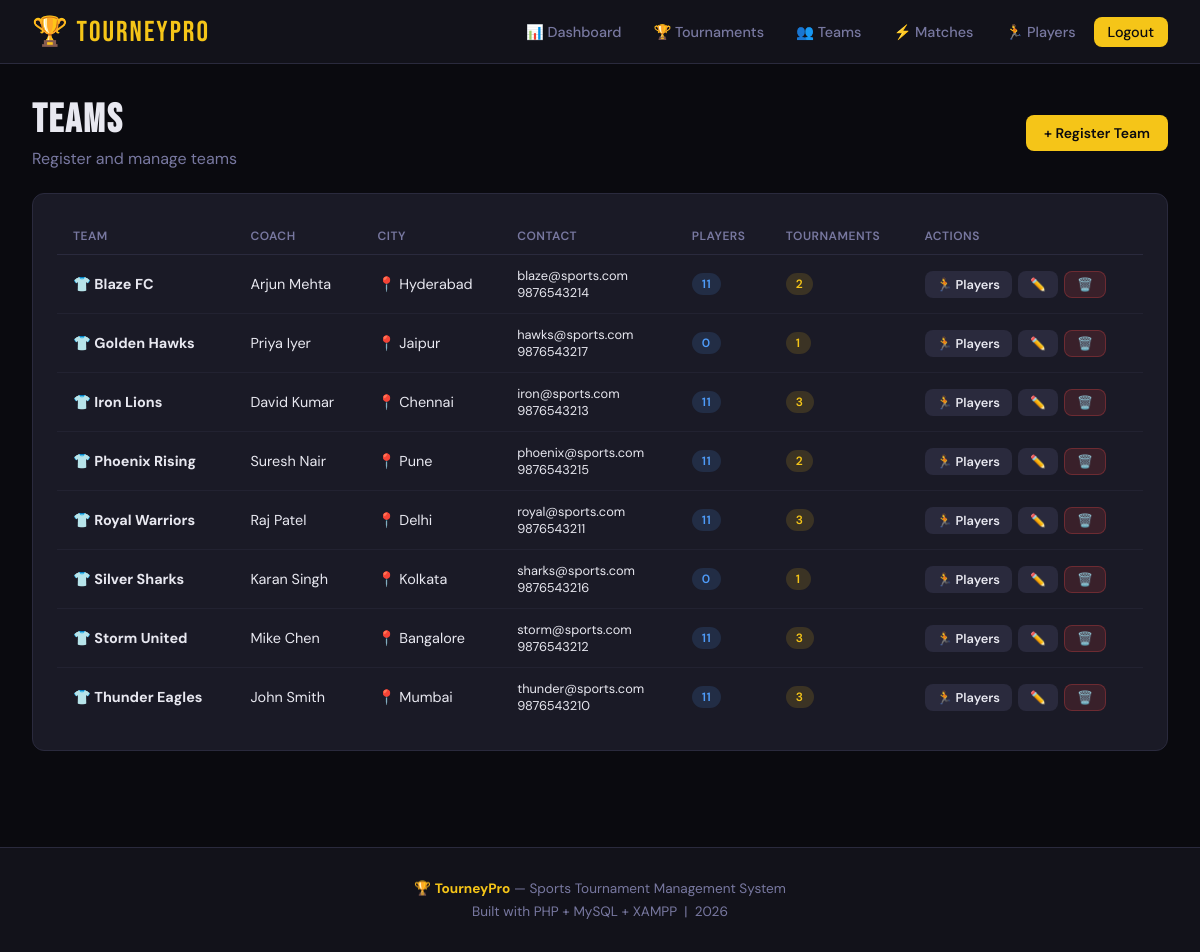
Page /admin/teams.php (signed in) on the committed database.
### tables this page shows
CREATE TABLE IF NOT EXISTS teams (
    id INT AUTO_INCREMENT PRIMARY KEY,
    name VARCHAR(150) NOT NULL,
    coach VARCHAR(100),
    contact_email VARCHAR(150),
    contact_phone VARCHAR(20),
    city VARCHAR(100),
    logo_url VARCHAR(255),
    created_at TIMESTAMP DEFAULT CURRENT_TIMESTAMP
);

### admin/teams.php (the view, shortened to what this page needs)
<?php
require_once '../includes/config.php';
$teams = $conn->query("SELECT t.*, COUNT(DISTINCT p.id) as player_count, COUNT(DISTINCT tt.tournament_id) as tourney_count FROM teams t LEFT JOIN players p ON t.id=p.team_id LEFT JOIN tournament_teams tt ON t.id=tt.team_id GROUP BY t.id ORDER BY t.name");
?>
<?php include '../includes/header.php'; ?>
<div class="container">
    <div style="display:flex;align-items:center;justify-content:space-between;margin-bottom:1.5rem;flex-wrap:wrap;gap:1rem;">
        <div>
            <h1 class="page-title">TEAMS</h1>
            <p class="page-subtitle">Register and manage teams</p>
        </div>
        <a href="?action=add" class="btn btn-primary">+ Register Team</a>
    </div>
    <div class="card">
        <div class="table-wrap">
        <table>
            <thead>
                <tr><th>Team</th><th>Coach</th><th>City</th><th>Contact</th><th>Players</th><th>Tournaments</th><th>Actions</th></tr>
            </thead>
            <tbody>
            <?php if($teams->num_rows === 0): ?>
                <tr><td colspan="7" style="text-align:center;padding:3rem;color:var(--muted);">No teams yet.</td></tr>
            <?php else: while($t=$teams->fetch_assoc()): ?>
                <tr>
                    <td><strong>👕 <?=htmlspecialchars($t['name'])?></strong></td>
                    <td><?=htmlspecialchars($t['coach']??'—')?></td>
                    <td>📍 <?=htmlspecialchars($t['city']??'—')?></td>
                    <td style="font-size:0.8rem;"><?=htmlspecialchars($t['contact_email']??'')?><br><?=htmlspecialchars($t['contact_phone']??'')?></td>
                    <td><span class="badge badge-blue"><?=$t['player_count']?></span></td>
                    <td><span class="badge badge-yellow"><?=$t['tourney_count']?></span></td>
                    <td>
                        <div style="display:flex;gap:6px;">
                            <a href="players.php?team=<?=$t['id']?>" class="btn btn-secondary btn-sm">🏃 Players</a>
                            <a href="?edit=<?=$t['id']?>" class="btn btn-secondary btn-sm">✏️</a>
                            <form method="POST" style="margin:0;" onsubmit="return confirm('Delete team?')">
                                <button class="btn btn-danger btn-sm" type="submit">🗑️</button>
                            </form>
                        </div>
                    </td>
                </tr>
            <?php endwhile; endif; ?>
            </tbody>
        </table>
        </div>
    </div>
</div>
<?php include '../includes/footer.php'; ?>

### includes/header.php (style rules this page uses)
*, *::before, *::after { box-sizing: border-box; margin: 0; padding: 0; }
:root { --black: #0a0a0f; --dark: #12121a; --card: #1a1a26; --border: #2a2a3d; --accent: #f5c518; --accent2: #e8773a; --green: #29c96e; --red: #e84545; --blue: #4f9cf9; --text: #e8e8f0; --muted: #7878a0; --radius: 12px; }
body { font-family: 'DM Sans', sans-serif; background: var(--black); color: var(--text); min-height: 100vh; }
.container { max-width: 1280px; margin: 0 auto; padding: 2rem; }
.page-title { font-family: 'Bebas Neue', sans-serif; font-size: 2.5rem; letter-spacing: 2px; color: var(--text); }
.page-subtitle { color: var(--muted); margin-top: 4px; }
.card { background: var(--card); border: 1px solid var(--border); border-radius: var(--radius); padding: 1.5rem; }
.badge { display: inline-flex; align-items: center; gap: 4px; padding: 3px 10px; border-radius: 20px; font-size: 0.75rem; font-weight: 600; text-transform: uppercase; letter-spacing: 0.5px; }
.badge-yellow { background: rgba(245,197,24,0.15); color: var(--accent); }
.badge-blue { background: rgba(79,156,249,0.15); color: var(--blue); }
.btn { display: inline-flex; align-items: center; gap: 6px; padding: 9px 18px; border-radius: 8px; font-size: 0.875rem; font-weight: 600; cursor: pointer; text-decoration: none; border: none; transition: all 0.2s; }
.btn-primary { background: var(--accent); color: var(--black); }
.btn-secondary { background: var(--border); color: var(--text); }
.btn-danger { background: rgba(232,69,69,0.15); color: var(--red); border: 1px solid rgba(232,69,69,0.3); }
.btn-sm { padding: 5px 12px; font-size: 0.8rem; }
.table-wrap { overflow-x: auto; }
table { width: 100%; border-collapse: collapse; font-size: 0.9rem; }
th { padding: 10px 16px; text-align: left; font-size: 0.75rem; font-weight: 600; text-transform: uppercase; letter-spacing: 0.5px; color: var(--muted); border-bottom: 1px solid var(--border); }
td { padding: 12px 16px; border-bottom: 1px solid rgba(42,42,61,0.5); }
tr:last-child td { border-bottom: none; }

### rows in the picture
teams: name "Blaze FC", coach "Arjun Mehta", city "Hyderabad", contact_email "blaze@sports.com", contact_phone "9876543214", player_count "11", tourney_count "2"
teams: name "Golden Hawks", coach "Priya Iyer", city "Jaipur", contact_email "hawks@sports.com", contact_phone "9876543217", player_count "0", tourney_count "1"
teams: name "Iron Lions", coach "David Kumar", city "Chennai", contact_email "iron@sports.com", contact_phone "9876543213", player_count "11", tourney_count "3"
teams: name "Phoenix Rising", coach "Suresh Nair", city "Pune", contact_email "phoenix@sports.com", contact_phone "9876543215", player_count "11", tourney_count "2"
teams: name "Royal Warriors", coach "Raj Patel", city "Delhi", contact_email "royal@sports.com", contact_phone "9876543211", player_count "11", tourney_count "3"
teams: name "Silver Sharks", coach "Karan Singh", city "Kolkata", contact_email "sharks@sports.com", contact_phone "9876543216", player_count "0", tourney_count "1"
teams: name "Storm United", coach "Mike Chen", city "Bangalore", contact_email "storm@sports.com", contact_phone "9876543212", player_count "11", tourney_count "3"
teams: name "Thunder Eagles", coach "John Smith", city "Mumbai", contact_email "thunder@sports.com", contact_phone "9876543210", player_count "11", tourney_count "3"
